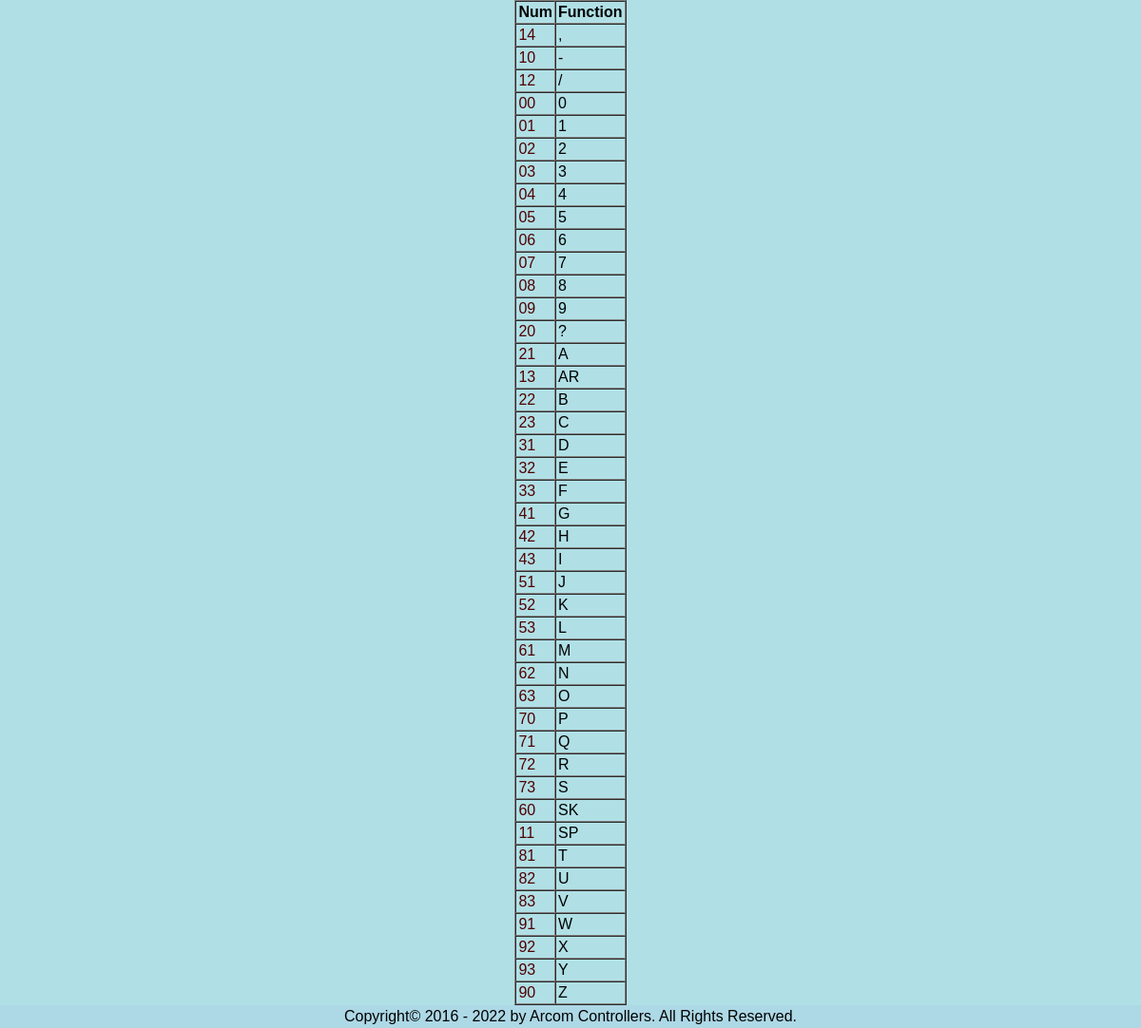
/cwcodes.php, run on the app's committed database.
### tables this page shows
CREATE TABLE `cw` (
  `letter` char(2) DEFAULT NULL,
  `code` int(2) UNSIGNED ZEROFILL DEFAULT '00'
);

### global.php (called while the page is built, shortened)
<?php
$host = 'localhost';
$user = 'rc210';
$pass = 'rc210';
$db   = 'rc210';
$con= new mysqli($host,$user,$pass,$db);
function safe_query ($query = "")
{
	global $con;
	$result = $con->query($query)
		or die("ack! query failed: "
			."<li>errorno=". $con->errno
			."<li>error=". $con->error
			."<li>query=". $query
		);
	return $result;
}

### cwcodes.php (the view, shortened to what this page needs)
<?php
include("global.php");
?>
<HTML>
<HEAD>
<link rel="Stylesheet" rev="Stylesheet" href="/stylesheet.css" type="text/css" media="Screen">
</HEAD>
<body leftmargin="0" topmargin="0" rightmargin="0">
<?php
$query="select * from cw order by letter";
$result=safe_query($query);
print "
	<table align=\"center\" border=1 cellspacing=0 cellpadding=2>
		<tr><TD><B>Num</B></TD><TD><B>Function</B></TD></tr>
	 ";
while( $row=mysqli_fetch_array($result) ){
	print "<TR>
		<td>
<a href=\"javascript:to_address('$row[code]');\">$row[code]</A>
		</td>
		<td>$row[letter]</td>
		</TR>";
}
Print "	</table>";
include("footer.php");
?>

### footer.php
<tr><td height="1%">
<table width="100%" class="darkrow" cellpadding="3" cellspacing="0"><tr><td>
<CENTER>Copyright&copy; 2016 - 2022 by Arcom Controllers. All Rights Reserved.</CENTER>
</td></tr></table>
</body>
</html>

### stylesheet.css (style rules this page uses)
BODY { background://url("images/background1.jpg"); font-family: sans-serif; font-size: 12pt; font-weight: bold; font-style: normal; background-color: B0E0E6; color: 000000; margin: 0px; background-image: ; background-repeat: repeat; background-position : center; background-attachment: fixed; }
A { text-decoration: none; color: 500000; }
b { font-weight:bold; }
table { background-color: inherit; }
.darkrow { background-color: ADD8E6; }

### data on the page
cw: code "14", letter ","
cw: code "10", letter "-"
cw: code "12", letter "/"
cw: code "00", letter "0"
cw: code "01", letter "1"
cw: code "02", letter "2"
cw: code "03", letter "3"
cw: code "04", letter "4"
cw: code "05", letter "5"
cw: code "06", letter "6"
cw: code "07", letter "7"
cw: code "08", letter "8"
cw: code "09", letter "9"
cw: code "20", letter "?"
cw: code "21", letter "A"
cw: code "13", letter "AR"
cw: code "22", letter "B"
cw: code "23", letter "C"
cw: code "31", letter "D"
cw: code "32", letter "E"
cw: code "33", letter "F"
cw: code "41", letter "G"
cw: code "42", letter "H"
cw: code "43", letter "I"
cw: code "51", letter "J"
cw: code "52", letter "K"
cw: code "53", letter "L"
cw: code "61", letter "M"
cw: code "62", letter "N"
cw: code "63", letter "O"
cw: code "70", letter "P"
cw: code "71", letter "Q"
cw: code "72", letter "R"
cw: code "73", letter "S"
cw: code "60", letter "SK"
cw: code "11", letter "SP"
cw: code "81", letter "T"
cw: code "82", letter "U"
cw: code "83", letter "V"
cw: code "91", letter "W"
cw: code "92", letter "X"
cw: code "93", letter "Y"
cw: code "90", letter "Z"
